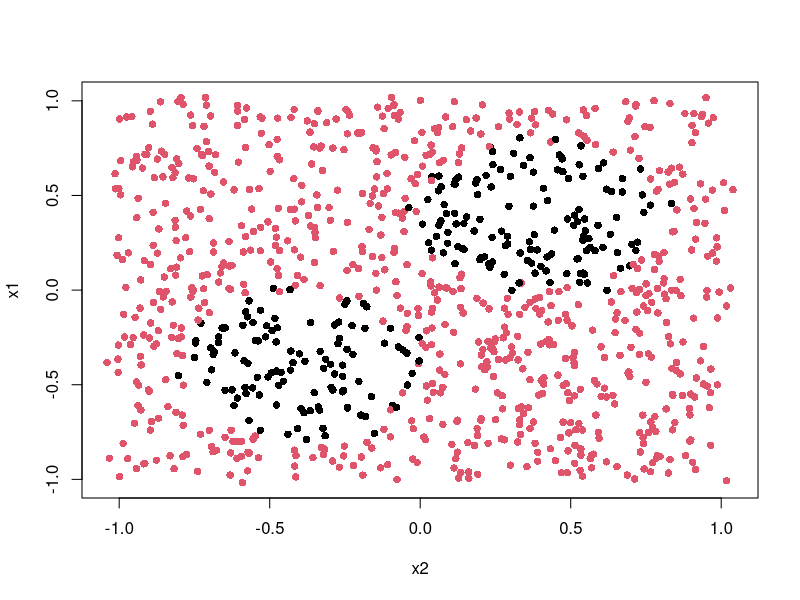

Write R code to recreate this figure.
# generate artificial data
set.seed(42)

resol <- seq(-1, 1 ,by=1e-3)

x1 <- sample(resol, 1e3, replace = TRUE)
x2 <- sample(resol, 1e3, replace = TRUE)
x3 <- sample(resol, 1e3, replace = TRUE)
x4 <- sample(resol, 1e3, replace = TRUE)

y <- ifelse((x1-0.4)^2 + (x2-0.4)^2 < 0.4^2, "in", "out")
y <- as.factor(ifelse((x1+0.4)^2 + (x2+0.4)^2 < 0.4^2, "in", y))
x1 <- jitter(x1, factor=0, amount=0.05)
x2 <- jitter(x2, factor=0, amount=0.05)
plot(x1~x2, col=y, pch=16)

dataset <- data.frame(x1,x2,x3,x4,y)
set.seed(NULL)